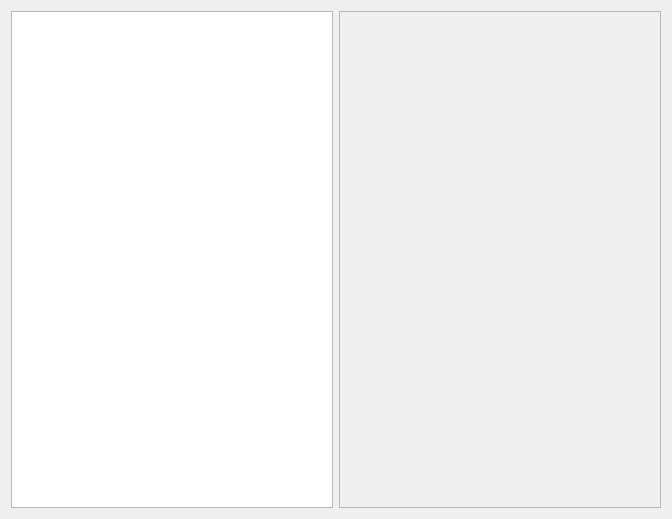
<?xml version="1.0" encoding="UTF-8"?>
<ui version="4.0">
 <class>config_editor</class>
 <widget class="QDialog" name="config_editor">
  <property name="geometry">
   <rect>
    <x>0</x>
    <y>0</y>
    <width>672</width>
    <height>519</height>
   </rect>
  </property>
  <property name="windowTitle">
   <string>Edit config...</string>
  </property>
  <property name="windowIcon">
   <iconset>
    <normaloff>:/icons/gear--pencil</normaloff>:/icons/gear--pencil</iconset>
  </property>
  <layout class="QHBoxLayout" name="horizontalLayout" stretch="0,0">
   <item>
    <widget class="QTreeWidget" name="category_tree">
     <property name="sizePolicy">
      <sizepolicy hsizetype="Minimum" vsizetype="Expanding">
       <horstretch>0</horstretch>
       <verstretch>0</verstretch>
      </sizepolicy>
     </property>
     <property name="autoExpandDelay">
      <number>0</number>
     </property>
     <property name="columnCount">
      <number>1</number>
     </property>
     <attribute name="headerVisible">
      <bool>false</bool>
     </attribute>
     <column>
      <property name="text">
       <string>1</string>
      </property>
     </column>
    </widget>
   </item>
   <item>
    <widget class="QFrame" name="frame">
     <property name="frameShape">
      <enum>QFrame::StyledPanel</enum>
     </property>
     <property name="frameShadow">
      <enum>QFrame::Raised</enum>
     </property>
     <layout class="QVBoxLayout" name="verticalLayout">
      <item>
       <layout class="QVBoxLayout" name="widget_layout"/>
      </item>
     </layout>
    </widget>
   </item>
  </layout>
 </widget>
 <resources>
  <include location="../resources/resources.qrc"/>
 </resources>
 <connections/>
</ui>
